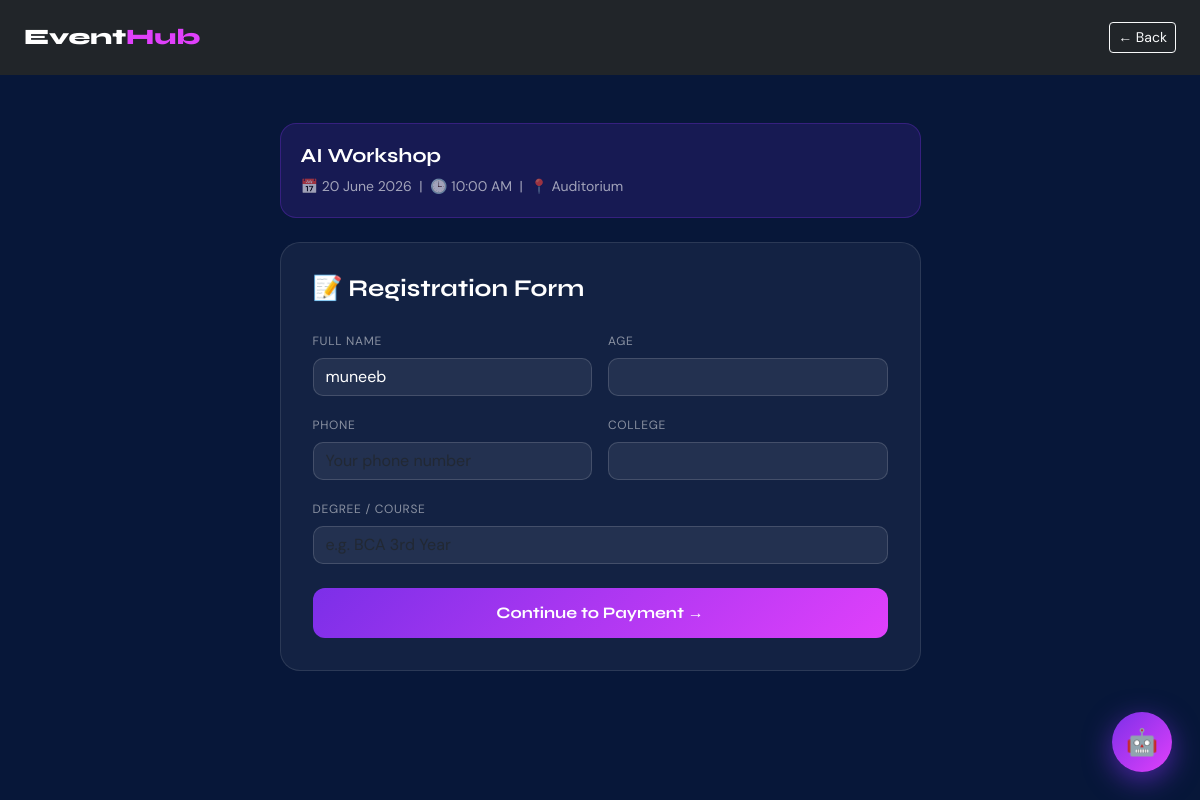
The app's page /register_event/1 (signed in) with its own data.
### tables this page shows
CREATE TABLE events(
        id INTEGER PRIMARY KEY AUTOINCREMENT,
        title TEXT, date TEXT, time TEXT, location TEXT,
        image TEXT, category TEXT,
        description TEXT DEFAULT '',
        seats INTEGER DEFAULT 100,
        fee INTEGER DEFAULT 0);

CREATE TABLE users(
        id INTEGER PRIMARY KEY AUTOINCREMENT,
        name TEXT, email TEXT UNIQUE, password TEXT,
        phone TEXT, college TEXT, degree TEXT,
        google_id TEXT, avatar TEXT,
        reset_token TEXT, reset_token_expiry TEXT);

### app.py (the view, shortened to what this page needs)
@app.route("/register_event/<int:event_id>", methods=["GET","POST"])
@login_required
def register_event(event_id):
    conn = get_connection(); cur = conn.cursor()
    cur.execute("SELECT * FROM events WHERE id=?", (event_id,))
    event = cur.fetchone(); conn.close()
    if not event: return "Event not found", 404
    conn = get_connection(); cur = conn.cursor()
    cur.execute("SELECT * FROM users WHERE id=?", (session.get("user_id"),))
    user = cur.fetchone(); conn.close()
    return render_template("register_event.html", event=event, user=user)

### app.py (called while the page is built)
def login_required(f):
    from functools import wraps
    @wraps(f)
    def decorated(*a, **kw):
        if "user" not in session:
            return redirect(url_for("login"))
        return f(*a, **kw)
    return decorated

### database.py (called while the page is built)
def get_connection():
    conn = sqlite3.connect(DB_PATH)
    conn.row_factory = sqlite3.Row
    return conn

### templates/register_event.html (shortened to what this page needs)
<!DOCTYPE html>
<html lang="en">
<head>
<link href="https://cdn.jsdelivr.net/npm/bootstrap@5.3.3/dist/css/bootstrap.min.css" rel="stylesheet">
</head>
<body>
<nav class="navbar navbar-dark bg-dark px-4 py-3">
  <a class="navbar-brand" href="/">Event<span>Hub</span></a>
  <a href="/" class="btn btn-outline-light btn-sm">← Back</a>
</nav>
<div class="container py-5">
  <div class="row justify-content-center">
    <div class="col-lg-7">
      <div class="event-info mb-4">
        <h5 style="font-family:'Syne',sans-serif;font-weight:700;">{{ event['title'] }}</h5>
        <p style="color:rgba(255,255,255,.6);font-size:14px;margin-bottom:0;">📅 {{ event['date'] }} &nbsp;|&nbsp; 🕒 {{ event['time'] }} &nbsp;|&nbsp; 📍 {{ event['location'] }}</p>
      </div>
      <div class="card-dark">
        <h4 style="font-family:'Syne',sans-serif;font-weight:700;margin-bottom:24px;">📝 Registration Form</h4>
        <form method="POST">
          <div class="row g-3">
            <div class="col-md-6">
              <label class="form-label">Full Name</label>
              <input type="text" name="name" class="form-control" value="{{ user.name if user else '' }}" required>
            </div>
            <div class="col-md-6">
              <label class="form-label">Age</label>
              <input type="number" name="age" class="form-control" min="10" max="60" required>
            </div>
            <div class="col-md-6">
              <label class="form-label">Phone</label>
              <input type="text" name="phone" class="form-control" value="{{ user.phone if user and user.phone else '' }}" placeholder="Your phone number">
            </div>
            <div class="col-md-6">
              <label class="form-label">College</label>
              <input type="text" name="college" class="form-control" value="{{ user.college if user and user.college else '' }}" required>
            </div>
            <div class="col-12">
              <label class="form-label">Degree / Course</label>
              <input type="text" name="degree" class="form-control" value="{{ user.degree if user and user.degree else '' }}" placeholder="e.g. BCA 3rd Year" required>
            </div>
          </div>
          <button type="submit" class="btn-register mt-4">Continue to Payment →</button>
        </form>
      </div>
    </div>
  </div>
</div>
{% include 'chatbot.html' %}
</body>
</html>

### templates/chatbot.html (shortened to what this page needs)
<button id="chatFab" onclick="toggleChat()" title="Ask EventHub AI">🤖</button>

### templates/register_event.html (style rules this page uses)
body { background:#071739;color:white;font-family:'DM Sans',sans-serif; }
.navbar-brand { font-family:'Syne',sans-serif;font-size:22px;font-weight:800; }
.navbar-brand span { color:#e040fb; }
.card-dark { background:rgba(255,255,255,.05);border:1px solid rgba(255,255,255,.1);border-radius:20px;padding:32px; }
.form-control,.form-select { background:rgba(255,255,255,.07);border:1px solid rgba(255,255,255,.15);color:white;border-radius:10px; }
.form-label { font-size:12px;color:rgba(255,255,255,.5);text-transform:uppercase;letter-spacing:.7px; }
.btn-register { background:linear-gradient(135deg,#7c2fe8,#e040fb);border:none;color:white;border-radius:12px;padding:13px;font-size:16px;font-weight:700;width:100%;font-family:'Syne',sans-serif;transition:.2s; }
.event-info { background:rgba(124,47,232,.15);border:1px solid rgba(124,47,232,.3);border-radius:16px;padding:20px; }

### templates/chatbot.html (style rules this page uses)
#chatFab { position:fixed; bottom:28px; right:28px; z-index:9999; width:60px; height:60px; border-radius:50%; background:linear-gradient(135deg,#7c2fe8,#e040fb); border:none; cursor:pointer; box-shadow:0 8px 28px rgba(124,47,232,.6); display:flex; align-items:center; justify-content:center; font-size:26px; transition:transform .25s,box-shadow .25s; animation:fabPop .5s cubic-bezier(.34,1.56,.64,1) both; }

### records on screen
events: title "AI Workshop", date "20 June 2026", time "10:00 AM", location "Auditorium"
users: name "muneeb"
